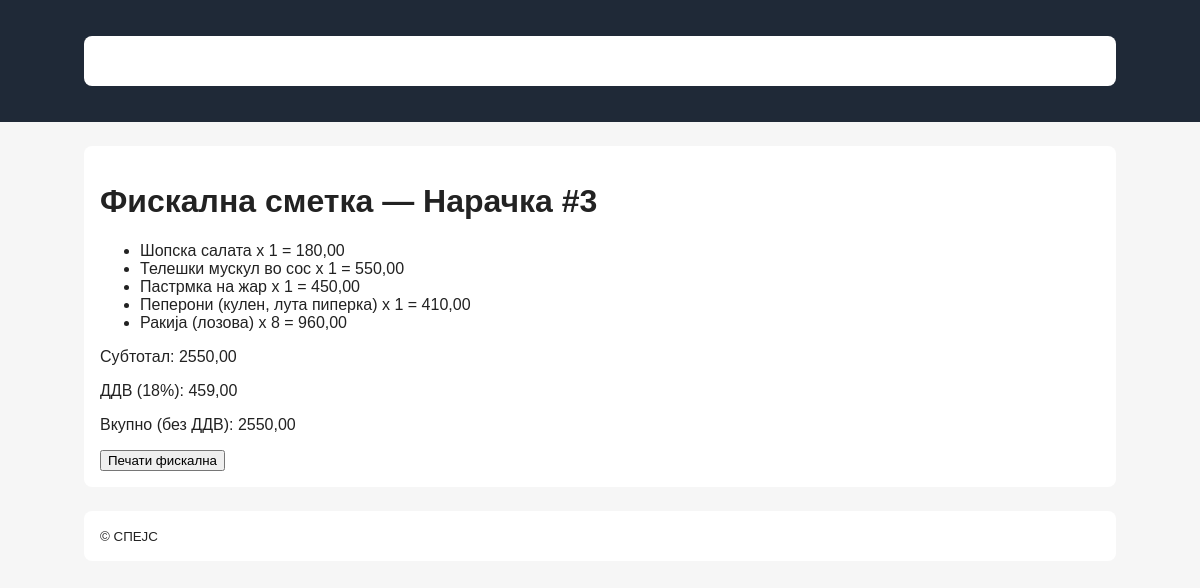
Page /order/3/print_fiscal/ (signed in) on the committed database.
### orders/models.py (models this page shows, shortened)
class Order(models.Model):
    STATUS_CHOICES = [
        ('PENDING', 'Во подготовка'),
        ('SERVED', 'Послужено'),
        ('PAID', 'Платено'),
    ]
    table_number = models.PositiveIntegerField()
    waiter = models.ForeignKey(User, on_delete=models.CASCADE, related_name='orders')
    status = models.CharField(max_length=10, choices=STATUS_CHOICES, default='PENDING')
    discount_percent = models.DecimalField(max_digits=5, decimal_places=2, default=0.00)
    created_at = models.DateTimeField(auto_now_add=True)
    updated_at = models.DateTimeField(auto_now=True)

class OrderItem(models.Model):
    order = models.ForeignKey(Order, related_name='items', on_delete=models.CASCADE)
    product = models.ForeignKey(Product, on_delete=models.PROTECT)
    quantity = models.PositiveIntegerField(default=1)
    @property
    def total_item_price(self):
        return self.product.price * self.quantity

class Product(models.Model):
    name = models.CharField(max_length=100)
    category = models.ForeignKey(Category, on_delete=models.SET_NULL, null=True)
    price = models.DecimalField(max_digits=10, decimal_places=2)

### orders/views.py (the view)
# urls.py: path('order/<int:order_id>/print_fiscal/', views.print_fiscal, name='print_fiscal'),
@login_required
def print_fiscal(request, order_id):
    order = get_object_or_404(Order, pk=order_id)
    bill = get_full_bill_data(order)
    return render(request, 'orders/print_fiscal.html', {'order': order, **bill})

### orders/logic.py (called while the page is built)
def calculate_subtotal(order_items):
    totals = (item.product.price * item.quantity for item in order_items)
    return sum(totals, Decimal('0.00'))

def calculate_tax(amount, tax_rate=Decimal('0.18')):
    if not isinstance(tax_rate, Decimal):
        tax_rate = Decimal(str(tax_rate))
    return (amount * tax_rate).quantize(Decimal('0.01'))

def apply_discount(amount, discount_percentage):
    if not discount_percentage:
        return amount
    discount = Decimal(discount_percentage)
    return (amount * (Decimal('1') - (discount / Decimal('100')))).quantize(Decimal('0.01'))

def get_full_bill_data(order):
    TAX_RATE = Decimal('0.18')  # 18% стандардна стапка во Македонија
    items = list(order.items.all())
    subtotal = calculate_subtotal(items)
    with_discount = apply_discount(subtotal, order.discount_percent)
    tax_amount = calculate_tax(with_discount, TAX_RATE)
    final_total = with_discount  # Гостите плаќаат нето (без ДДВ)
    return {
        'subtotal': subtotal,
        'discount_applied': (subtotal - with_discount).quantize(Decimal('0.01')),
        'tax_amount': tax_amount,
        'final_total': final_total,
        'tax_percent': int((TAX_RATE * Decimal('100')).to_integral_value()),
    }

### templates/orders/print_fiscal.html
{% extends 'base.html' %}
{% block content %}
  <h1>Фискална сметка — Нарачка #{{ order.id }}</h1>
  <ul>
    {% for it in order.items.all %}
      <li>{{ it.product.name }} x {{ it.quantity }} = {{ it.total_item_price }}</li>
    {% endfor %}
  </ul>
  <p>Субтотал: {{ subtotal }}</p>
  <p>ДДВ ({{ tax_percent }}%): {{ tax_amount }}</p>
  <p>Вкупно (без ДДВ): {{ final_total }}</p>
  <button onclick="window.print()">Печати фискална</button>
{% endblock %}

### templates/styles.css (style rules this page uses)
body { font-family:Arial,Helvetica,sans-serif;margin:0;padding:0;background:#f6f6f6;color:#222 }

### rows in the picture
Order: id "3"
OrderItem: product.name "Шопска салата", quantity "1", total_item_price "180,00"
OrderItem: product.name "Телешки мускул во сос", quantity "1", total_item_price "550,00"
OrderItem: product.name "Пастрмка на жар", quantity "1", total_item_price "450,00"
OrderItem: product.name "Пеперони (кулен, лута пиперка)", quantity "1", total_item_price "410,00"
OrderItem: product.name "Ракија (лозова)", quantity "8", total_item_price "960,00"

### other values in the picture
{{ subtotal }} "2550,00"
{{ tax_percent }} "18"
{{ tax_amount }} "459,00"
{{ final_total }} "2550,00"
